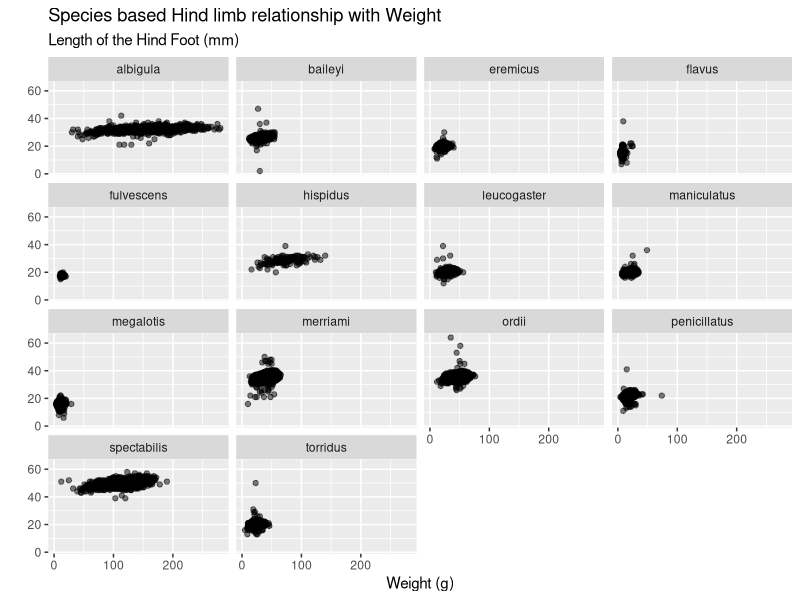
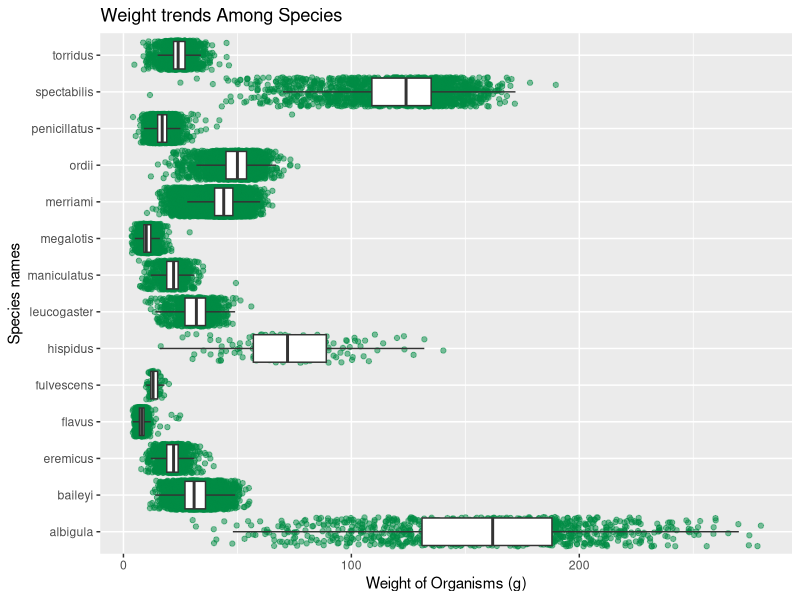
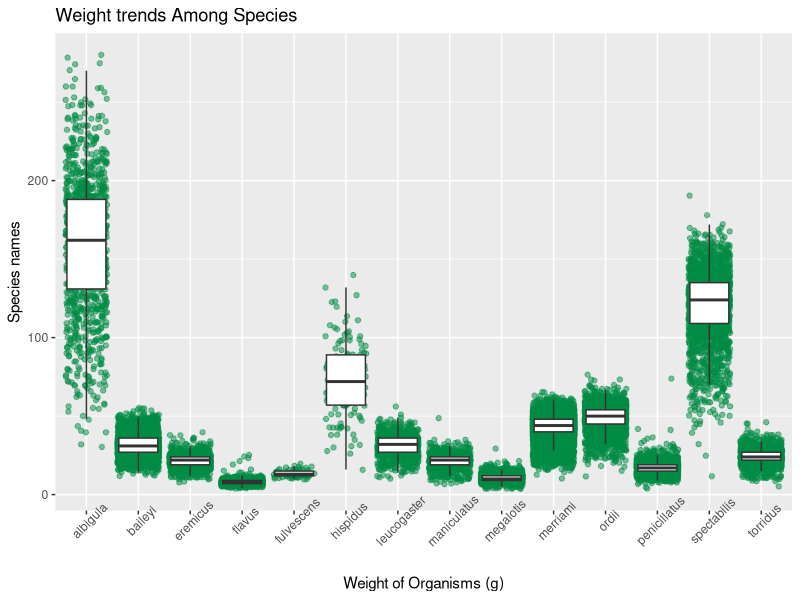

Reproduce these figures in R, in order.
## ---- chunk 1
#| label: setup
#| include: false
library(tidyverse)
## ---- chunk 2
#| label: load-data

surveys <- read_csv("data/surveys.csv")
glimpse(surveys)
## ---- chunk 3
#| label: scatterplot_weight_hindfootlength

ggplot(data = surveys,
       mapping = aes(x= weight, y= hindfoot_length)) +
  geom_point(alpha= 0.5)+
  facet_wrap(~species)+
  labs(x= "Weight (g)", y= " ", title= "Species based Hind limb relationship with Weight",subtitle = "Length of the Hind Foot (mm)")

## ---- chunk 4
#| label: boxplot

ggplot(data = surveys, aes(x= weight, y= species))+
  geom_jitter(color = "springgreen4",alpha = 0.5 )+
  geom_boxplot(outliers = FALSE)+#get rid of outliers
  labs(x= "Weight of Organisms (g)", y= "Species names", title= "Weight trends Among Species")


## ---- chunk 5
#| label: rotated-boxplot
ggplot(data = surveys, aes(y= weight, x= species))+
  geom_jitter(color = "springgreen4",alpha = 0.5 )+
  geom_boxplot(outliers = FALSE, orientation = "x")+ #change box plots orientations 
  theme(axis.text.x = element_text(angle = 45))+#tilt axis labels
  labs(x= "Weight of Organisms (g)", y= "Species names", title= "Weight trends Among Species")

